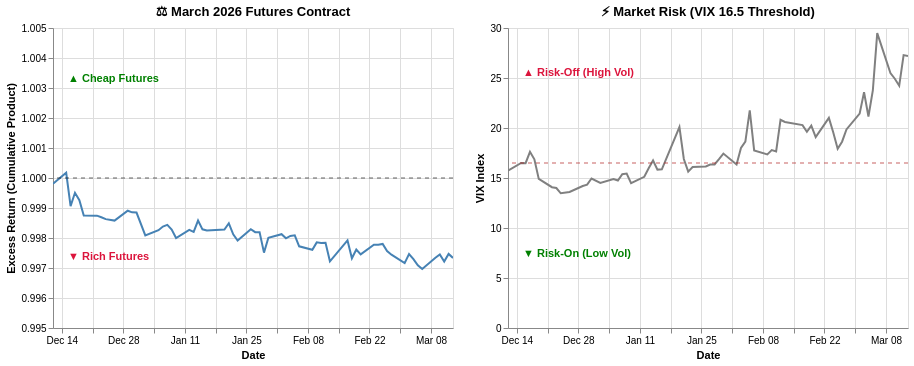

The notebook cell this image was saved under:
### Markdown cell above
### 🌪️ The March 2026 Contract: A Dramatic Regime Shift

**What are we observing?**

The March 2026 contract follows the pattern of the broader period. Throughout late December and early January, the VIX remained below the 16.5 threshold. Financing rates, however, did not ease in response to this short-term decline in volatility, causing the excess-return index to drop to 0.998 by early January. The VIX quickly reversed course starting in mid-January. Coinciding with this VIX surge was a continued decline in the excess-return index, which ultimately bottomed out at 0.9973 (a 27 basis point drag for synthetic longs, or yield enhancement for short sellers) as volatility peaked in early March.

### Code cell
# Results March 2026 contract: Dec 12, 2025-Mar. 12, 2026
mar_graph=create_arb_vix(start='2025-12-12',end='2026-03-13')
display(plot_contract_arb_band(mar_graph,'March 2026 Futures Contract',return_domain=[0.995, 1.005]))

### Figure 1 — Vega-Lite specification as saved in the notebook (floating-point values rounded to 4 significant figures)
{"config": {"view": {"continuousWidth": 300, "continuousHeight": 300}}, "hconcat": [{"layer": [{"data": {"name": "data-17fdf2ebcef07dcbb0b5abfe63024430"}, "mark": {"type": "line", "color": "steelblue", "strokeWidth": 2}, "encoding": {"tooltip": [{"field": "date", "type": "temporal"}, {"field": "Cumulative Excess Return", "type": "quantitative"}], "x": {"field": "date", "title": "Date", "type": "temporal"}, "y": {"field": "Cumulative Excess Return", "scale": {"domain": [0.995, 1.005]}, "title": "Excess Return (Cumulative Product)", "type": "quantitative"}}, "name": "view_7bb568508c667c52_0"}, {"data": {"name": "data-62270e77d641448c13ff0a9fcf3e6578"}, "mark": {"type": "rule", "color": "black", "opacity": 0.6, "strokeDash": [4, 4]}, "encoding": {"y": {"field": "y", "type": "quantitative"}}}, {"data": {"name": "data-43807a7517ce8d1e736d09477ce97267"}, "mark": {"type": "text", "align": "left", "baseline": "top", "color": "green", "dx": 5, "fontWeight": "bold"}, "encoding": {"text": {"field": "text", "type": "nominal"}, "x": {"value": 10}, "y": {"field": "y", "type": "quantitative"}}}, {"data": {"name": "data-bfe5ff7198e2b8f6f045fd9762d0a983"}, "mark": {"type": "text", "align": "left", "baseline": "bottom", "color": "crimson", "dx": 5, "fontWeight": "bold"}, "encoding": {"text": {"field": "text", "type": "nominal"}, "x": {"value": 10}, "y": {"field": "y", "type": "quantitative"}}}], "height": 300, "title": "⚖️ March 2026 Futures Contract", "width": 400}, {"layer": [{"data": {"name": "data-17fdf2ebcef07dcbb0b5abfe63024430"}, "mark": {"type": "line", "color": "gray", "strokeWidth": 2}, "encoding": {"tooltip": [{"field": "date", "type": "temporal"}, {"field": "VIX", "type": "quantitative"}], "x": {"field": "date", "title": "Date", "type": "temporal"}, "y": {"field": "VIX", "scale": {"domain": [1, 30]}, "title": "VIX Index", "type": "quantitative"}}, "name": "view_9ac48ad242b2abe5_1"}, {"data": {"name": "data-36ce8cf7b9b85712b0e5da6a8d4c123f"}, "mark": {"type": "rule", "color": "firebrick", "opacity": 0.7, "strokeDash": [4, 4]}, "encoding": {"y": {"field": "y", "type": "quantitative"}}}, {"data": {"name": "data-e1693b16d8edb1761d863943e923bf84"}, "mark": {"type": "text", "align": "left", "baseline": "bottom", "color": "crimson", "dx": 5, "fontWeight": "bold"}, "encoding": {"text": {"field": "text", "type": "nominal"}, "x": {"value": 10}, "y": {"field": "y", "type": "quantitative"}}}, {"data": {"name": "data-7e10542b402220f02c931d4ac3477b9e"}, "mark": {"type": "text", "align": "left", "baseline": "top", "color": "green", "dx": 5, "fontWeight": "bold"}, "encoding": {"text": {"field": "text", "type": "nominal"}, "x": {"value": 10}, "y": {"field": "y", "type": "quantitative"}}}], "height": 300, "title": "⚡ Market Risk (VIX 16.5 Threshold)", "width": 400}], "params": [{"name": "param_db82be42624d4632", "select": {"type": "interval", "encodings": ["x"]}, "bind": "scales", "views": ["view_7bb568508c667c52_0", "view_9ac48ad242b2abe5_0", "view_9ac48ad242b2abe5_1"]}], "$schema": "https://vega.github.io/schema/vega-lite/v6.4.1.json", "datasets": {"data-17fdf2ebcef07dcbb0b5abfe63024430": [{"date": "2025-12-12T00:00:00", "Cumulative Excess Return": 0.9998, "VIX": 15.74}, {"date": "2025-12-15T00:00:00", "Cumulative Excess Return": 1.0, "VIX": 16.5}, {"date": "2025-12-16T00:00:00", "Cumulative Excess Return": 0.9991, "VIX": 16.48}, {"date": "2025-12-17T00:00:00", "Cumulative Excess Return": 0.9995, "VIX": 17.62}, {"date": "2025-12-18T00:00:00", "Cumulative Excess Return": 0.9993, "VIX": 16.87}, {"date": "2025-12-19T00:00:00", "Cumulative Excess Return": 0.9988, "VIX": 14.91}, {"date": "2025-12-22T00:00:00", "Cumulative Excess Return": 0.9987, "VIX": 14.08}, {"date": "2025-12-23T00:00:00", "Cumulative Excess Return": 0.9987, "VIX": 14.0}, {"date": "2025-12-24T00:00:00", "Cumulative Excess Return": 0.9986, "VIX": 13.47}, {"date": "2025-12-26T00:00:00", "Cumulative Excess Return": 0.9986, "VIX": 13.6}, {"date": "2025-12-29T00:00:00", "Cumulative Excess Return": 0.9989, "VIX": 14.2}, {"date": "2025-12-30T00:00:00", "Cumulative Excess Return": 0.9989, "VIX": 14.33}, {"date": "2025-12-31T00:00:00", "Cumulative Excess Return": 0.9988, "VIX": 14.95}, {"date": "2026-01-02T00:00:00", "Cumulative Excess Return": 0.9981, "VIX": 14.51}, {"date": "2026-01-05T00:00:00", "Cumulative Excess Return": 0.9983, "VIX": 14.9}, {"date": "2026-01-06T00:00:00", "Cumulative Excess Return": 0.9984, "VIX": 14.75}, {"date": "2026-01-07T00:00:00", "Cumulative Excess Return": 0.9984, "VIX": 15.38}, {"date": "2026-01-08T00:00:00", "Cumulative Excess Return": 0.9983, "VIX": 15.45}, {"date": "2026-01-09T00:00:00", "Cumulative Excess Return": 0.998, "VIX": 14.49}, {"date": "2026-01-12T00:00:00", "Cumulative Excess Return": 0.9983, "VIX": 15.12}, {"date": "2026-01-13T00:00:00", "Cumulative Excess Return": 0.9982, "VIX": 15.98}, {"date": "2026-01-14T00:00:00", "Cumulative Excess Return": 0.9986, "VIX": 16.75}, {"date": "2026-01-15T00:00:00", "Cumulative Excess Return": 0.9983, "VIX": 15.84}, {"date": "2026-01-16T00:00:00", "Cumulative Excess Return": 0.9983, "VIX": 15.86}, {"date": "2026-01-20T00:00:00", "Cumulative Excess Return": 0.9983, "VIX": 20.09}, {"date": "2026-01-21T00:00:00", "Cumulative Excess Return": 0.9985, "VIX": 16.9}, {"date": "2026-01-22T00:00:00", "Cumulative Excess Return": 0.9981, "VIX": 15.64}, {"date": "2026-01-23T00:00:00", "Cumulative Excess Return": 0.9979, "VIX": 16.09}, {"date": "2026-01-26T00:00:00", "Cumulative Excess Return": 0.9983, "VIX": 16.15}, {"date": "2026-01-27T00:00:00", "Cumulative Excess Return": 0.9982, "VIX": 16.35}, {"date": "2026-01-28T00:00:00", "Cumulative Excess Return": 0.9982, "VIX": 16.35}, {"date": "2026-01-29T00:00:00", "Cumulative Excess Return": 0.9975, "VIX": 16.88}, {"date": "2026-01-30T00:00:00", "Cumulative Excess Return": 0.998, "VIX": 17.44}, {"date": "2026-02-02T00:00:00", "Cumulative Excess Return": 0.9981, "VIX": 16.34}, {"date": "2026-02-03T00:00:00", "Cumulative Excess Return": 0.998, "VIX": 18.0}, {"date": "2026-02-04T00:00:00", "Cumulative Excess Return": 0.9981, "VIX": 18.64}, {"date": "2026-02-05T00:00:00", "Cumulative Excess Return": 0.9981, "VIX": 21.77}, {"date": "2026-02-06T00:00:00", "Cumulative Excess Return": 0.9977, "VIX": 17.76}, {"date": "2026-02-09T00:00:00", "Cumulative Excess Return": 0.9976, "VIX": 17.36}, {"date": "2026-02-10T00:00:00", "Cumulative Excess Return": 0.9979, "VIX": 17.79}, {"date": "2026-02-11T00:00:00", "Cumulative Excess Return": 0.9978, "VIX": 17.65}, {"date": "2026-02-12T00:00:00", "Cumulative Excess Return": 0.9978, "VIX": 20.82}, {"date": "2026-02-13T00:00:00", "Cumulative Excess Return": 0.9972, "VIX": 20.6}, {"date": "2026-02-17T00:00:00", "Cumulative Excess Return": 0.9979, "VIX": 20.29}, {"date": "2026-02-18T00:00:00", "Cumulative Excess Return": 0.9973, "VIX": 19.62}, {"date": "2026-02-19T00:00:00", "Cumulative Excess Return": 0.9976, "VIX": 20.23}, {"date": "2026-02-20T00:00:00", "Cumulative Excess Return": 0.9975, "VIX": 19.09}, {"date": "2026-02-23T00:00:00", "Cumulative Excess Return": 0.9978, "VIX": 21.01}, {"date": "2026-02-24T00:00:00", "Cumulative Excess Return": 0.9978, "VIX": 19.55}, {"date": "2026-02-25T00:00:00", "Cumulative Excess Return": 0.9978, "VIX": 17.93}, {"date": "2026-02-26T00:00:00", "Cumulative Excess Return": 0.9976, "VIX": 18.63}, {"date": "2026-02-27T00:00:00", "Cumulative Excess Return": 0.9974, "VIX": 19.86}, {"date": "2026-03-02T00:00:00", "Cumulative Excess Return": 0.9972, "VIX": 21.44}, {"date": "2026-03-03T00:00:00", "Cumulative Excess Return": 0.9975, "VIX": 23.57}, {"date": "2026-03-04T00:00:00", "Cumulative Excess Return": 0.9973, "VIX": 21.15}, {"date": "2026-03-05T00:00:00", "Cumulative Excess Return": 0.9971, "VIX": 23.75}, {"date": "2026-03-06T00:00:00", "Cumulative Excess Return": 0.997, "VIX": 29.49}, {"date": "2026-03-09T00:00:00", "Cumulative Excess Return": 0.9973, "VIX": 25.5}, {"date": "2026-03-10T00:00:00", "Cumulative Excess Return": 0.9975, "VIX": 24.93}, {"date": "2026-03-11T00:00:00", "Cumulative Excess Return": 0.9972, "VIX": 24.23}, {"date": "2026-03-12T00:00:00", "Cumulative Excess Return": 0.9975, "VIX": 27.29}, {"date": "2026-03-13T00:00:00", "Cumulative Excess Return": 0.9973, "VIX": 27.19}], "data-62270e77d641448c13ff0a9fcf3e6578": [{"y": 1.0}], "data-43807a7517ce8d1e736d09477ce97267": [{"y": 1.003, "text": "▲ Cheap Futures"}], "data-bfe5ff7198e2b8f6f045fd9762d0a983": [{"y": 0.9972, "text": "▼ Rich Futures"}], "data-36ce8cf7b9b85712b0e5da6a8d4c123f": [{"y": 16.5}], "data-e1693b16d8edb1761d863943e923bf84": [{"y": 25, "text": "▲ Risk-Off (High Vol)"}], "data-7e10542b402220f02c931d4ac3477b9e": [{"y": 8, "text": "▼ Risk-On (Low Vol)"}]}}
